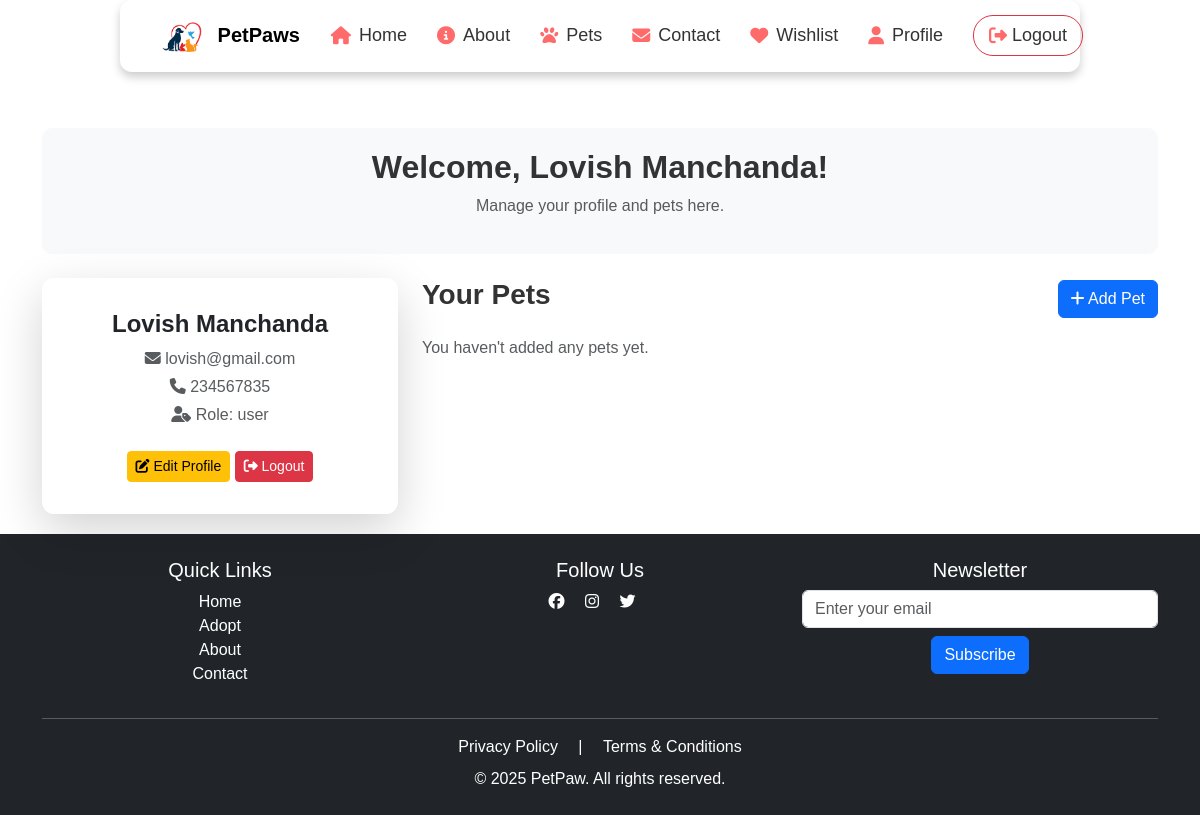
/profile (signed in), run on an earlier commit of the app's database.
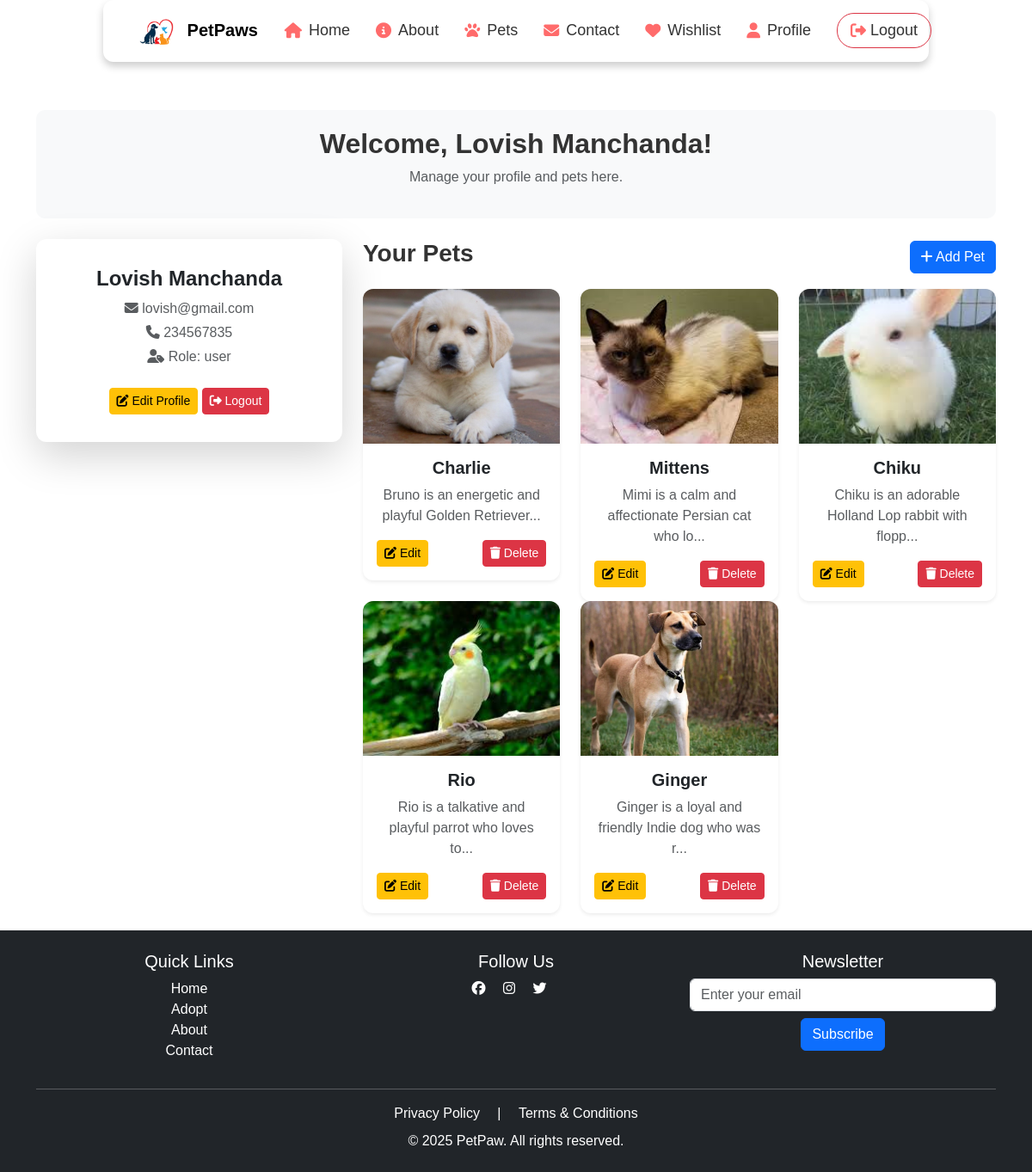
And on a later commit of the database.
### app.py (models this page shows, shortened)
class Pet(db.Model):
    id = db.Column(db.Integer, primary_key=True)
    name = db.Column(db.String(100), nullable=False)
    breed = db.Column(db.String(100), nullable=False)
    age = db.Column(db.Integer, nullable=False)
    description = db.Column(db.Text, nullable=True)
    image_filename = db.Column(db.String(255), nullable=True, default="default_pet.jpg")  # Default image if none uploaded
    status = db.Column(db.String(50), default="Available")  # Available, Adopted, etc.
    owner_id = db.Column(db.Integer, db.ForeignKey("user.id"), nullable=False)  # Link to User table
    medical_issues = db.Column(db.String(255), nullable=True)  # Any medical issues (Yes/No + Description)
    pet_type = db.Column(db.String(50), nullable=False)  # Dropdown (Dog, Cat, Bird, Horse, Other)
    other_pet_type = db.Column(db.String(100), nullable=True)  # If "Other" is selected
    address = db.Column(db.String(255), nullable=False)  # Pet's location
    owner = db.relationship("User", backref="pets")

### app.py (the view)
@app.route("/profile")
@login_required
def profile():
    return render_template("profile.html", user=current_user)

### app.py (called while the page is built)
@login_manager.user_loader
def load_user(user_id):
    return User.query.get(int(user_id))

### templates/profile.html (shortened to what this page needs)
{% extends "base.html" %}
{% block content %}
<div class="container mt-5">
    <div class="profile-header text-center mb-4">
        <h2 class="fw-bold">Welcome, {{ user.name }}!</h2>
        <p class="text-muted">Manage your profile and pets here.</p>
    </div>
    <div class="row">
        <div class="col-md-4">
            <div class="card shadow-lg border-0 p-3">
                <div class="card-body text-center">
                    <h4 class="fw-bold">{{ user.name }}</h4>
                    <p class="text-muted mb-1"><i class="fas fa-envelope"></i> {{ user.email }}</p>
                    <p class="text-muted mb-1"><i class="fas fa-phone"></i> {{ user.mobile }}</p>
                    <p class="text-muted"><i class="fas fa-user-tag"></i> Role: {{ user.role }}</p>
                    <a href="{{ url_for('edit_profile') }}" class="btn btn-warning btn-sm mt-2"><i class="fas fa-edit"></i> Edit Profile</a>
                    <a href="{{ url_for('logout') }}" class="btn btn-danger btn-sm mt-2"><i class="fas fa-sign-out-alt"></i> Logout</a>
                </div>
            </div>
        </div>
        <div class="col-md-8">
            <div class="d-flex justify-content-between align-items-center mb-3">
                <h3 class="fw-bold">Your Pets</h3>
                <a href="{{ url_for('add_pet') }}" class="btn btn-primary"><i class="fas fa-plus"></i> Add Pet</a>
            </div>
            {% if user.pets %}
            <div class="row">
                {% for pet in user.pets %}
                <div class="col-md-6 col-lg-4">
                    <div class="card pet-card shadow-sm border-0">
                        <img src="{{ url_for('static', filename='images/' + (pet.image_filename or 'default.jpg')) }}" class="card-img-top pet-img" alt="{{ pet.name }}">
                        <div class="card-body text-center">
                            <h5 class="card-title fw-bold">{{ pet.name }}</h5>
                            <p class="card-text text-muted">{{ pet.description[:50] }}...</p>
                            <div class="d-flex justify-content-between">
                                <a href="{{ url_for('edit_pet', id=pet.id) }}" class="btn btn-warning btn-sm"><i class="fas fa-edit"></i> Edit</a>
                                <a href="{{ url_for('delete_pet', id=pet.id) }}" class="btn btn-danger btn-sm" onclick="return confirm('Are you sure you want to delete this pet?')"><i class="fas fa-trash"></i> Delete</a>
                            </div>
                        </div>
                    </div>
                </div>
                {% endfor %}
            </div>
            {% else %}
            <p class="text-muted">You haven't added any pets yet.</p>
            {% endif %}
        </div>
    </div>
</div>
{% endblock %}

What changed in the data, as far as the page shows it:
added Pet: image_filename (picture), name "Charlie", description "Bruno is an energetic and playful Golden Retriever"
added Pet: image_filename (picture), name "Mittens", description "Mimi is a calm and affectionate Persian cat who lo"
added Pet: image_filename (picture), name "Chiku", description "Chiku is an adorable Holland Lop rabbit with flopp"
added Pet: image_filename (picture), name "Rio", description "Rio is a talkative and playful parrot who loves to"
added Pet: image_filename (picture), name "Ginger", description "Ginger is a loyal and friendly Indie dog who was r"
Also different on the page:
text no longer shown: "You haven't added any pets yet."
